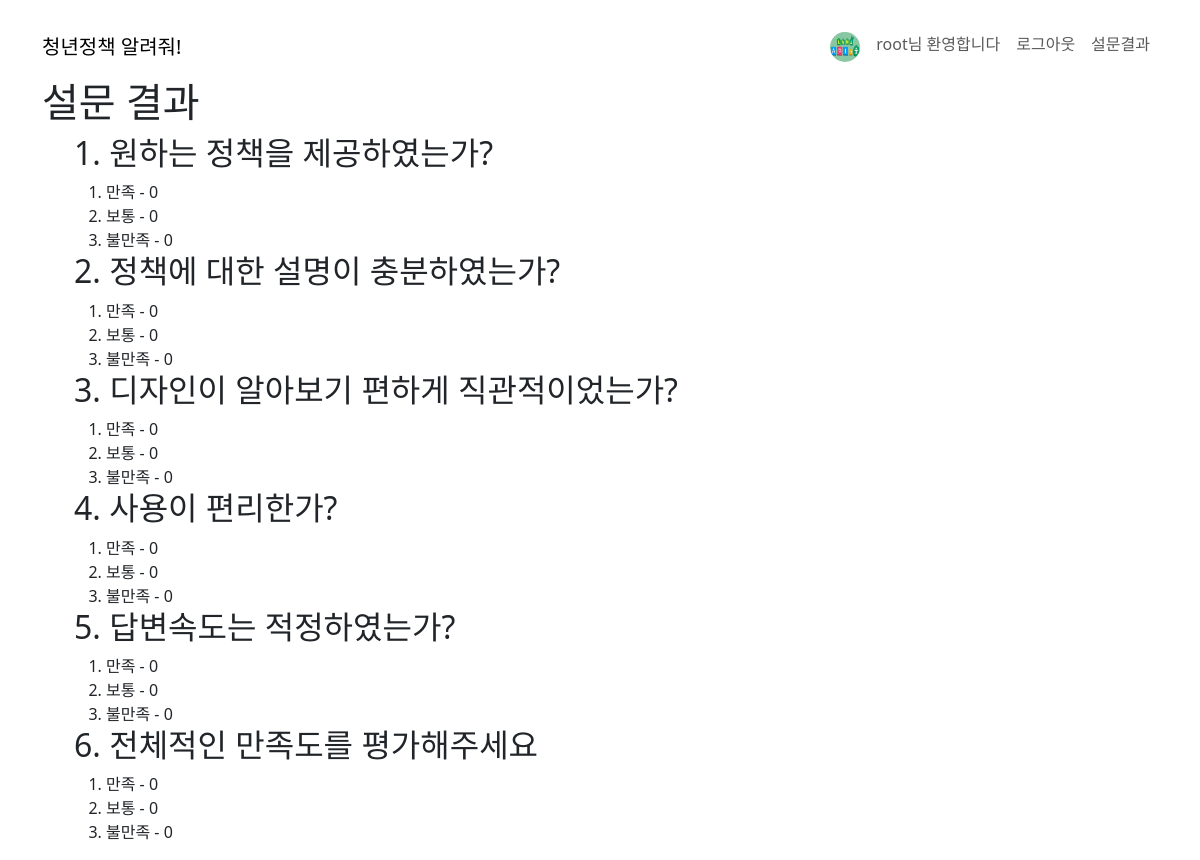
Before: /poll/vote_result (signed in) with the older database file.
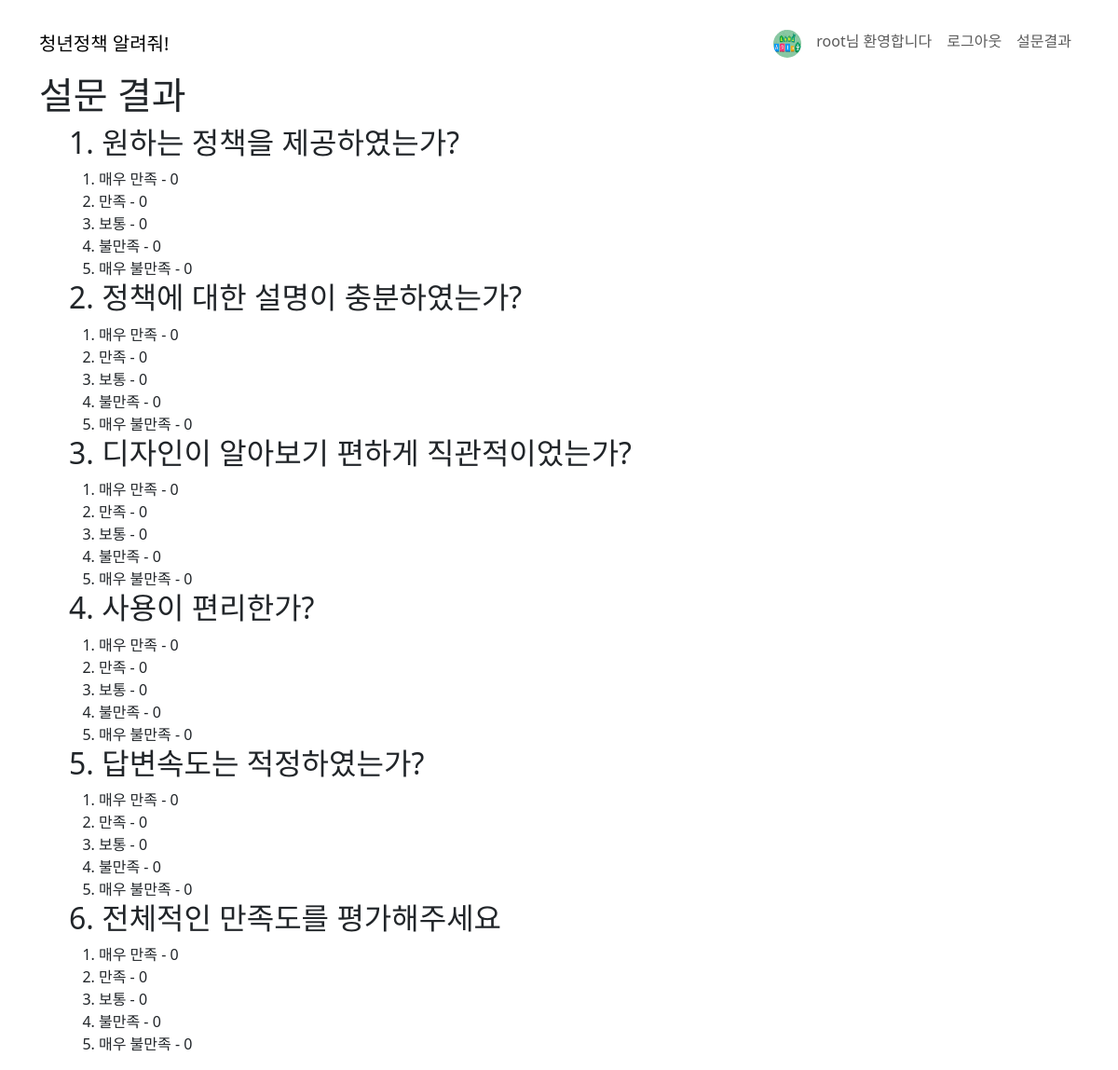
After: the same page with the newer database file.
### account/models.py (models this page shows, shortened)
class User(AbstractUser):
    name = models.CharField(
        verbose_name="이름",
        max_length=50,  # varcha(50)
    )
    gender = models.CharField(
        verbose_name="성별",
        max_length=50,  # varchar(50)
        null=True,
    )
    state = models.CharField(
        verbose_name="지역",
        max_length=50,  # varchar(50)
    )
    birthday = models.DateField(
        verbose_name="생년월일",
    )
    profile_img = models.ImageField(
        verbose_name="프로필 사진",
        default="images/default.jpg",
        upload_to="images/%Y/%m/%d",  # 저장경로
        blank=True,
    )

### poll/models.py (models this page shows, shortened)
class Question(models.Model):
    question_text = models.CharField(max_length=200)
    pub_date = models.DateTimeField("date published")

class Choice(models.Model):
    question = models.ForeignKey(Question, on_delete=models.CASCADE)
    choice_text = models.CharField(max_length=200)
    votes = models.IntegerField(default=0)

### poll/views.py (the view)
# urls.py: path("vote_result", views.vote_result, name="vote_result"),
@login_required
def vote_result(request):
    question = Question.objects.all()
    return render(request, "poll/vote_result.html", {"question_list": question})

### poll/templates/poll/vote_result.html (shortened to what this page needs)
{% extends "layout.html" %}
{% load django_bootstrap5 %}
{% block contents %}
<h1>설문 결과</h1>
<ol>
    {% for question in question_list %}
    <h2>{{question.pk}}. {{question.question_text}}</h2>
    <ol>
        {% for choice in question.choice_set.all %}
            <li>{{choice.choice_text}} - {{choice.votes}}</li>
        {% endfor %}
    </ol>
    {% endfor %}
</ol>
{% endblock contents %}

### templates/layout.html (shortened to what this page needs)
<!DOCTYPE html>
<html lang="en">
<head>
    <link
      href="https://cdn.jsdelivr.net/npm/bootstrap@5.3.3/dist/css/bootstrap.min.css"
      rel="stylesheet"
    />
</head>
<body>
  <nav class="navbar navbar-expand-sm mt-3">
    <div class="container">
      <div class="navbar-header">
      <a href="{% url "chat" %}" class="navbar-brand">청년정책 알려줘!</a>
      </div>
      <div class="navbar-nav">
        {% if user.is_authenticated %}
        <a href="{% url "account:detail" %}" class="nav-link"><img src={{user.profile_img.url}} width="30px" height="30px" class="rounded-circle"></a>
        <a href="{% url "account:detail" %}" class="nav-link">{{user.name}}님 환영합니다</a>
        <a href="{% url "account:logout" %}" class="nav-link">로그아웃</a>
        {% else %}
        <a href="{%url "account:login"%}" class="nav-link">로그인</a>
        {% endif %}
        {% if user.is_authenticated and user.is_staff %}
        <a href="{% url "poll:vote_result" %}" class="nav-link">설문결과</a>
        {% else %}
        <a href="{% url "poll:vote_form" %}" class="nav-link">설문조사</a>
        {% endif %}
      </div>
    </div>
  </nav>
  <div class="container">
    {% block contents %}
    {% endblock contents %}
  </div>
</body>
</html>

Changed rows visible on the page:
added Choice: choice_text "매우 만족", votes "0", shown under Question "원하는 정책을 제공하였는가?"
added Choice: choice_text "매우 불만족", votes "0", shown under Question "원하는 정책을 제공하였는가?"
added Choice: choice_text "매우 만족", votes "0", shown under Question "정책에 대한 설명이 충분하였는가?"
added Choice: choice_text "매우 불만족", votes "0", shown under Question "정책에 대한 설명이 충분하였는가?"
added Choice: choice_text "매우 만족", votes "0", shown under Question "디자인이 알아보기 편하게 직관적이었는가?"
added Choice: choice_text "매우 불만족", votes "0", shown under Question "디자인이 알아보기 편하게 직관적이었는가?"
added Choice: choice_text "매우 만족", votes "0", shown under Question "사용이 편리한가?"
added Choice: choice_text "매우 불만족", votes "0", shown under Question "사용이 편리한가?"
added Choice: choice_text "매우 만족", votes "0", shown under Question "답변속도는 적정하였는가?"
added Choice: choice_text "매우 불만족", votes "0", shown under Question "답변속도는 적정하였는가?"
added Choice: choice_text "매우 만족", votes "0", shown under Question "전체적인 만족도를 평가해주세요"
added Choice: choice_text "매우 불만족", votes "0", shown under Question "전체적인 만족도를 평가해주세요"
